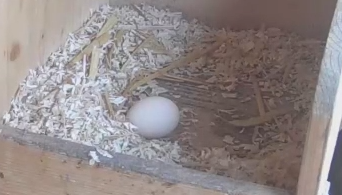
#> input picture webcam-viewer/fit-ellipse/source.PNG, 342 x 195 px
$ jupyter execute contourEllipse.ipynb
#> lines starting #> are read from the running program, lines starting #| are printed output that depends on the picture; after the words box and inside, x2 and y2 are one past the last pixel; in counts of white or black regions, pixels touching at a corner belong together; long printed decimals are rounded
[cell 1]
from __future__ import print_function
import cv2
import numpy as np
import random as rng
import math

rng.seed(12345)

def thresh_callback(val):
    threshold = val

    canny_output = cv2.Canny(src_gray, threshold, threshold)


    contours, _ = cv2.findContours(canny_output, cv2.RETR_TREE, cv2.CHAIN_APPROX_SIMPLE)

    # Find the rotated rectangles and ellipses for each contour
    minRect = [None]*len(contours)
    minEllipse = [None]*len(contours)
    for i, c in enumerate(contours):
        minRect[i] = cv2.minAreaRect(c)
        if c.shape[0] > 5:
            minEllipse[i] = cv2.fitEllipse(c)
    # Draw contours + rotated rects + ellipses

    drawing = src.copy() # np.zeros((src.shape[0], src.shape[1], 3), dtype=np.uint8)
    biggestEllipseArea = -1
    biggestEllipseIndex = -1

    for i, c in enumerate(contours):
        color = (rng.randint(0,256), rng.randint(0,256), rng.randint(0,256))
        # contour
        # cv2.drawContours(drawing, contours, i, color)
        # ellipse

        if c.shape[0] > 5:
            print(minEllipse[i][1])
            calcTemp = float(minEllipse[i][1][0]) * float(minEllipse[i][1][1]) * math.pi
            if calcTemp > biggestEllipseArea:
                biggestEllipseArea = calcTemp
                biggestEllipseIndex = i

        # rotated rectangle

        # box = cv2.boxPoints(minRect[i])
        # box = np.intp(box) #np.intp: Integer used for indexing (same as C ssize_t; normally either int32 or int64)
        # cv2.drawContours(drawing, [box], 0, color)

    cv2.ellipse(drawing, minEllipse[biggestEllipseIndex], color, 2)
    cv2.imshow('Contours', drawing)

    return

src = cv2.imread('source.PNG')
#> src is the input picture: shape (195, 342, 3); mean B, G, R 135.2, 135.2, 143.8
# Convert image to gray and blur it
src_gray = cv2.cvtColor(src, cv2.COLOR_BGR2GRAY)
src_gray = cv2.GaussianBlur(src, (9, 9), sigmaX=2, sigmaY=2)
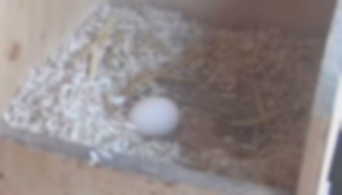
#> src_gray: shape (195, 342, 3); mean B, G, R 135.2, 135.2, 143.8
source_window = 'Source'
cv2.namedWindow(source_window)
cv2.imshow(source_window, src)
max_thresh = 255
thresh = 65 # initial threshold
cv2.createTrackbar('Canny Thresh:', source_window, thresh, max_thresh, thresh_callback)
thresh_callback(thresh)
#> in thresh_callback, `canny_output = cv2.Canny(src_gray, threshold, threshold)`:
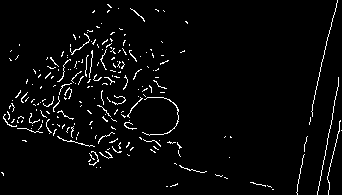
#> canny_output: shape (195, 342); 3.4% white in thin lines or dots
#> in thresh_callback, `contours, _ = cv2.findContours(canny_output, cv2.RETR_TREE, cv2.CHAIN_..`: contours = 215 contours, all with area under 20
#> in thresh_callback, `minRect = [None]*len(contours)`: minRect = 215 items
#> the loop in thresh_callback, `for i, c in enumerate(contours):` made 215 passes
#> c on passes 1, 2, 9: [[272, 189], [273, 189]], [[166, 186], [167, 186]], [[100, 167]]
#> the loop in thresh_callback, `for i, c in enumerate(contours):` made 215 passes
#> (color, calcTemp, biggestEllipseArea) on passes 3, 4, 5, 11, 19, 60: ((223, 82, 191), 20.84, 20.84), ((63, 221, 133), 29.88, 29.88), ((89, 95, 181), 64.67, 64.67), ((3, 83, 91), 421.1, 421.1), ((76, 117, 179), 501.5, 501.5), ((73, 156, 118), 930.7, 930.7)
#> (color, calcTemp) on passes 6, 7, 15, 17, 18, 20: ((46, 211, 85), 1.45), ((75, 105, 39), 39.07), ((118, 61, 255), 245.1), ((222, 66, 21), 31.86), ((84, 154, 4), 212.9), ((175, 80, 197), 2.22)
#| (0.6116, 10.849)
#| (1.282, 7.419)
#| (1.375, 14.970)
#| (0.3896, 1.186)
#| (1.376, 9.039)
#| (4.873, 27.507)
#| (1.910, 40.843)
#| (1.276, 7.950)
#> (further printed lines are left out)
#> after the loop in thresh_callback, `for i, c in enumerate(contours):`: biggestEllipseArea = 5612.9; biggestEllipseIndex = 95
#> in thresh_callback, `cv2.ellipse(drawing, minEllipse[biggestEllipseIndex], color, 2)`:
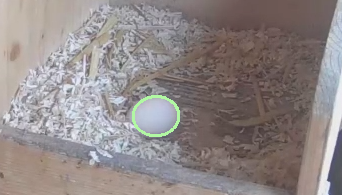
#> drawing: shape (195, 342, 3); 0.61% of pixels changed, all inside (x1, y1, x2, y2) = (132, 95, 180, 137)
cv2.waitKey(0)
cv2.destroyAllWindows()
